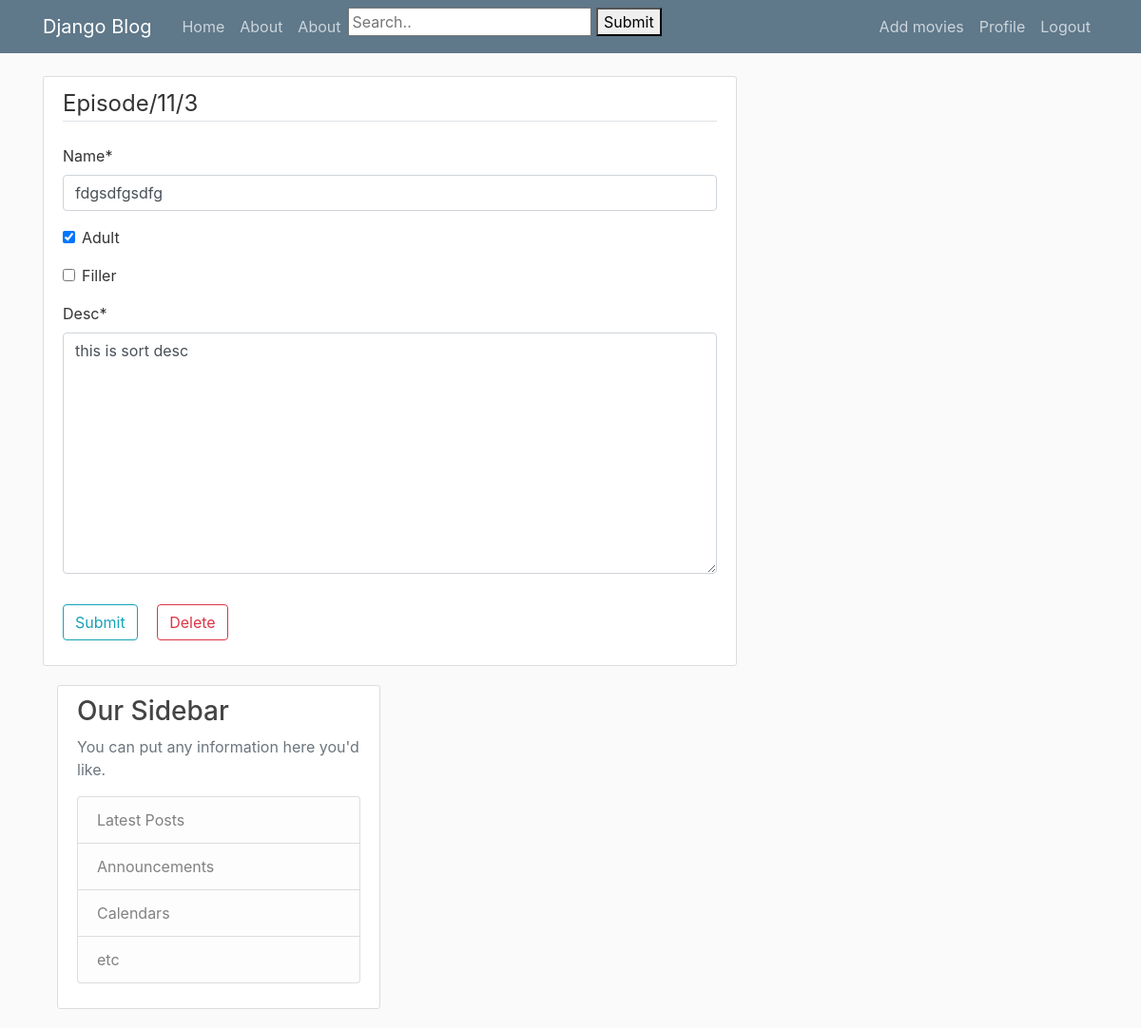
/episode/11/3/2/update (signed in), run on the app's committed database.
### movies_list/models.py (models this page shows, shortened)
class Episode_list(models.Model):
	episode_id=models.AutoField(primary_key=True)
	episode_season_id=models.ForeignKey(Season_list, on_delete=models.CASCADE)
	episode_user_id=models.ForeignKey(User, on_delete=models.PROTECT)
	name=models.CharField(max_length=50)
	adult=models.BooleanField(default=False)
	filler=models.BooleanField(default=False)
	desc=models.TextField()
	episode_views=models.PositiveIntegerField(default=0)
	episode_like=models.PositiveIntegerField(default=0)
	episode_dislike=models.PositiveIntegerField(default=0)
	class Meta:
		verbose_name_plural='Episode'

### movies_list/views_update.py (the view)
# urls.py: path('episode/<int:movies_id>/<int:season_id>/<int:episode_id>/update',Episode_update,name='episode-update'),
@login_required
def Episode_update(request,movies_id,season_id,episode_id):
	obj=get_object_or_404(Episode_list,episode_id=episode_id)
	form=Create_Episode_form(
			data=(request.POST or None),
			files=(request.FILES or None),
			instance=obj,
		)
	url=url_filter(request,episode_id)
	if form.is_valid():
		if request.user.is_staff:
			messages.success(request, f'Movies type List has been updated!')
			form.save()
			return redirect('movies-detail',movies_id)
		else:
			messages.warning(request, f'You do not have Admin access!')
	else:
		print(form.errors)
	context={
		"form":form,
		"form_name":url,
		"movies_id":movies_id,
		"season_id":season_id,
		"episode_id":episode_id
		}
	return render(request,'movies_list/episode_list_update.html',context)

### movies_list/forms.py
class Create_Episode_form(forms.ModelForm):
	class Meta:
		model=Episode_list
		fields=['name','adult','filler','desc',]

### movies_list/views_update.py (called while the page is built)
def url_filter(request,x):
	if x<10:
		url=request.path[1:-9]
	elif x<100:
		url=request.path[1:-10]
	elif x<1000:
		url=request.path[1:-11]
	else:
		url=request.path[1:-12]
	return url

### movies_list/templates/movies_list/episode_list_update.html (shortened to what this page needs)
{% extends "users/base.html" %}
{% load crispy_forms_tags %}
{% block content %}
    <div class="content-section">
        <form method="POST" enctype="multipart/form-data">
            <fieldset class="form-group">
                <legend class="border-bottom mb-4">{{form_name|capfirst}}</legend>
               {{form|crispy}}
            </fieldset>
            <div class="form-group">
                <button class="btn btn-outline-info" type="submit">Submit</button>
                <a  href="{%url 'episode-delete' movies_id season_id episode_id %}"><span class="btn btn-outline-danger mx-3">Delete</span></a>
            </div>
            </div>
    </div>
{% endblock content %}

### users/static/css/main.css (style rules this page uses)
body { background: #fafafa; color: #333333; margin-top: 5rem; }
.content-section { background: #ffffff; padding: 10px 20px; border: 1px solid #dddddd; border-radius: 3px; margin-bottom: 20px; }

### data on the page
Episode_list: name "fdgsdfgsdfg", adult "☑", desc "this is sort desc"
